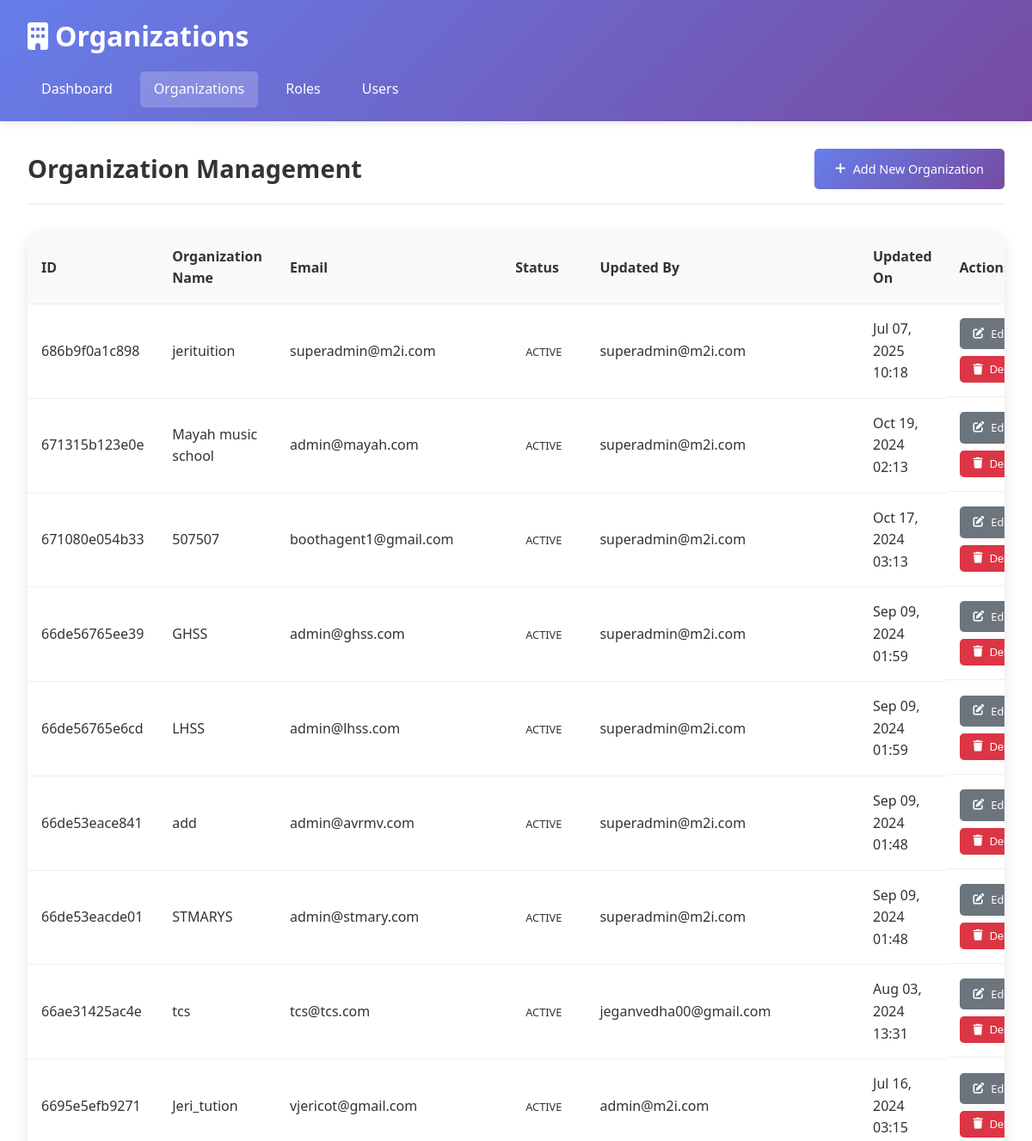
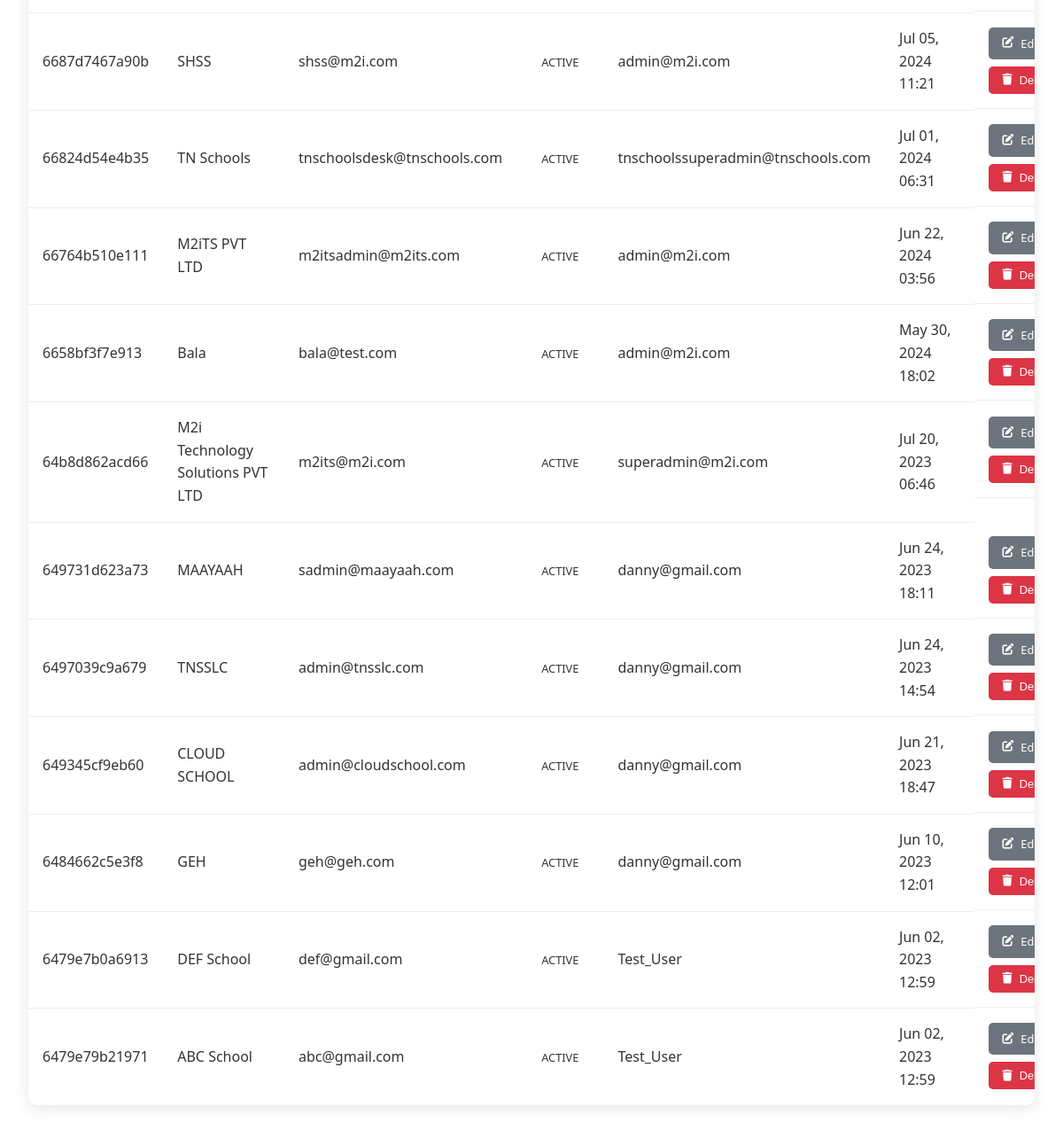
Page /pages/org_list.php on the committed database (2 pictures, top to bottom).
### tables this page shows
CREATE TABLE `org_info` (
  `pk_org_id` varchar(50) NOT NULL,
  `org_name` varchar(50) NOT NULL,
  `org_email` varchar(50) NOT NULL,
  `org_password` varchar(50) NOT NULL,
  `org_updated_by` varchar(50) NOT NULL,
  `org_updated_on` timestamp(6) NOT NULL DEFAULT CURRENT_TIMESTAMP(6),
  `org_status` varchar(50) NOT NULL DEFAULT 'A'
);

### models/OrgInfo.php (called while the page is built, shortened)
<?php
class OrgInfo {
    private $conn;
    private $table_name = "org_info";
    public function __construct($db) {
        $this->conn = $db;
    }
    public function read() {
        $query = "SELECT * FROM " . $this->table_name . " ORDER BY org_updated_on DESC";
        $stmt = $this->conn->prepare($query);
        $stmt->execute();
        return $stmt;
    }
}
?>

### pages/org_list.php (the view, shortened to what this page needs)
<?php
require_once '../models/OrgInfo.php';
$database = new Database();
$db = $database->getConnection();
$orgInfo = new OrgInfo($db);
$stmt = $orgInfo->read();
?>
<!DOCTYPE html>
<html lang="en">
<head>
    <link rel="stylesheet" href="../assets/css/style.css">
    <link href="https://cdnjs.cloudflare.com/ajax/libs/font-awesome/6.0.0/css/all.min.css" rel="stylesheet">
</head>
<body>
    <div class="container">
        <header class="header">
            <h1><i class="fas fa-building"></i> Organizations</h1>
            <nav class="nav">
                <a href="../index.php" class="nav-link">Dashboard</a>
                <a href="org_list.php" class="nav-link active">Organizations</a>
                <a href="role_list.php" class="nav-link">Roles</a>
                <a href="user_list.php" class="nav-link">Users</a>
            </nav>
        </header>
        <main class="main">
            <div class="page-header">
                <h2>Organization Management</h2>
                <a href="org_create.php" class="btn btn-primary">
                    <i class="fas fa-plus"></i> Add New Organization
                </a>
            </div>
            <div class="table-container">
                <table class="table">
                    <thead>
                        <tr>
                            <th>ID</th>
                            <th>Organization Name</th>
                            <th>Email</th>
                            <th>Status</th>
                            <th>Updated By</th>
                            <th>Updated On</th>
                            <th>Actions</th>
                        </tr>
                    </thead>
                    <tbody>
                        <?php while($row = $stmt->fetch(PDO::FETCH_ASSOC)): ?>
                        <tr>
                            <td><?php echo htmlspecialchars($row['pk_org_id']); ?></td>
                            <td><?php echo htmlspecialchars($row['org_name']); ?></td>
                            <td><?php echo htmlspecialchars($row['org_email']); ?></td>
                            <td>
                                <span class="status status-<?php echo strtolower($row['org_status']); ?>">
                                    <?php echo $row['org_status'] == 'A' ? 'Active' : 'Inactive'; ?>
                                </span>
                            </td>
                            <td><?php echo htmlspecialchars($row['org_updated_by']); ?></td>
                            <td><?php echo date('M d, Y H:i', strtotime($row['org_updated_on'])); ?></td>
                            <td class="actions">
                                <a href="org_edit.php?id=<?php echo $row['pk_org_id']; ?>" class="btn btn-sm btn-secondary">
                                    <i class="fas fa-edit"></i> Edit
                                </a>
                                <button onclick="confirmDelete('<?php echo $row['pk_org_id']; ?>', '<?php echo htmlspecialchars($row['org_name']); ?>')" class="btn btn-sm btn-danger">
                                    <i class="fas fa-trash"></i> Delete
                                </button>
                            </td>
                        </tr>
                        <?php endwhile; ?>
                    </tbody>
                </table>
            </div>
        </main>
    </div>
</body>
</html>

### assets/css/style.css (style rules this page uses)
* { margin: 0; padding: 0; box-sizing: border-box; }
body { font-family: 'Segoe UI', Tahoma, Geneva, Verdana, sans-serif; line-height: 1.6; color: #333; background-color: #f5f5f5; }
.container { max-width: 1200px; margin: 0 auto; background-color: #fff; min-height: 100vh; box-shadow: 0 0 20px rgba(0,0,0,0.1); }
.header { background: linear-gradient(135deg, #667eea 0%, #764ba2 100%); color: white; padding: 1rem 2rem; box-shadow: 0 2px 10px rgba(0,0,0,0.1); }
.header h1 { font-size: 2rem; margin-bottom: 1rem; display: flex; align-items: center; gap: 0.5rem; }
.nav { display: flex; gap: 1rem; }
.nav-link { color: white; text-decoration: none; padding: 0.5rem 1rem; border-radius: 5px; transition: background-color 0.3s; }
.nav-link:hover, .nav-link.active { background-color: rgba(255,255,255,0.2); }
.main { padding: 2rem; }
.page-header { display: flex; justify-content: space-between; align-items: center; margin-bottom: 2rem; padding-bottom: 1rem; border-bottom: 2px solid #eee; }
.page-header h2 { color: #333; font-size: 1.8rem; }
.btn { display: inline-flex; align-items: center; gap: 0.5rem; padding: 0.75rem 1.5rem; border: none; border-radius: 5px; text-decoration: none; font-size: 0.9rem; font-weight: 500; cursor: pointer; transition: all 0.3s; text-align: center; }
.btn-primary { background: linear-gradient(135deg, #667eea 0%, #764ba2 100%); color: white; }
.btn-secondary { background: #6c757d; color: white; }
.btn-danger { background: #dc3545; color: white; }
.btn-sm { padding: 0.5rem 1rem; font-size: 0.8rem; }
.table-container { background: white; border-radius: 10px; box-shadow: 0 4px 15px rgba(0,0,0,0.1); overflow: hidden; }
.table { width: 100%; border-collapse: collapse; }
.table th, .table td { padding: 1rem; text-align: left; border-bottom: 1px solid #eee; }
.table th { background: #f8f9fa; font-weight: 600; color: #333; }
.table tr:last-child td { border-bottom: none; }
.status { padding: 0.25rem 0.75rem; border-radius: 20px; font-size: 0.8rem; font-weight: 500; text-transform: uppercase; }
.actions { display: flex; gap: 0.5rem; flex-wrap: wrap; }

### rows in the picture
org_info: pk_org_id "686b9f0a1c898", org_name "jerituition", org_email "superadmin@m2i.com", org_status "ACTIVE", org_updated_by "superadmin@m2i.com", org_updated_on "Jul 07, 2025 10:18"
org_info: pk_org_id "671315b123e0e", org_name "Mayah music school", org_email "admin@mayah.com", org_status "ACTIVE", org_updated_by "superadmin@m2i.com", org_updated_on "Oct 19, 2024 02:13"
org_info: pk_org_id "671080e054b33", org_name "507507", org_email "boothagent1@gmail.com", org_status "ACTIVE", org_updated_by "superadmin@m2i.com", org_updated_on "Oct 17, 2024 03:13"
org_info: pk_org_id "66de56765ee39", org_name "GHSS", org_email "admin@ghss.com", org_status "ACTIVE", org_updated_by "superadmin@m2i.com", org_updated_on "Sep 09, 2024 01:59"
org_info: pk_org_id "66de56765e6cd", org_name "LHSS", org_email "admin@lhss.com", org_status "ACTIVE", org_updated_by "superadmin@m2i.com", org_updated_on "Sep 09, 2024 01:59"
org_info: pk_org_id "66de53eace841", org_name "add", org_email "admin@avrmv.com", org_status "ACTIVE", org_updated_by "superadmin@m2i.com", org_updated_on "Sep 09, 2024 01:48"
org_info: pk_org_id "66de53eacde01", org_name "STMARYS", org_email "admin@stmary.com", org_status "ACTIVE", org_updated_by "superadmin@m2i.com", org_updated_on "Sep 09, 2024 01:48"
org_info: pk_org_id "66ae31425ac4e", org_name "tcs", org_email "tcs@tcs.com", org_status "ACTIVE", org_updated_by "jeganvedha00@gmail.com", org_updated_on "Aug 03, 2024 13:31"
org_info: pk_org_id "6695e5efb9271", org_name "Jeri_tution", org_email "vjericot@gmail.com", org_status "ACTIVE", org_updated_by "admin@m2i.com", org_updated_on "Jul 16, 2024 03:15"
org_info: pk_org_id "6687d7467a90b", org_name "SHSS", org_email "shss@m2i.com", org_status "ACTIVE", org_updated_by "admin@m2i.com", org_updated_on "Jul 05, 2024 11:21"
org_info: pk_org_id "66824d54e4b35", org_name "TN Schools", org_email "tnschoolsdesk@tnschools.com", org_status "ACTIVE", org_updated_by "tnschoolssuperadmin@tnschools.com", org_updated_on "Jul 01, 2024 06:31"
org_info: pk_org_id "66764b510e111", org_name "M2iTS PVT LTD", org_email "m2itsadmin@m2its.com", org_status "ACTIVE", org_updated_by "admin@m2i.com", org_updated_on "Jun 22, 2024 03:56"
org_info: pk_org_id "6658bf3f7e913", org_name "Bala", org_email "bala@test.com", org_status "ACTIVE", org_updated_by "admin@m2i.com", org_updated_on "May 30, 2024 18:02"
org_info: pk_org_id "64b8d862acd66", org_name "M2i Technology Solutions PVT LTD", org_email "m2its@m2i.com", org_status "ACTIVE", org_updated_by "superadmin@m2i.com", org_updated_on "Jul 20, 2023 06:46"
org_info: pk_org_id "649731d623a73", org_name "MAAYAAH", org_email "sadmin@maayaah.com", org_status "ACTIVE", org_updated_by "danny@gmail.com", org_updated_on "Jun 24, 2023 18:11"
org_info: pk_org_id "6497039c9a679", org_name "TNSSLC", org_email "admin@tnsslc.com", org_status "ACTIVE", org_updated_by "danny@gmail.com", org_updated_on "Jun 24, 2023 14:54"
org_info: pk_org_id "649345cf9eb60", org_name "CLOUD SCHOOL", org_email "admin@cloudschool.com", org_status "ACTIVE", org_updated_by "danny@gmail.com", org_updated_on "Jun 21, 2023 18:47"
org_info: pk_org_id "6484662c5e3f8", org_name "GEH", org_email "geh@geh.com", org_status "ACTIVE", org_updated_by "danny@gmail.com", org_updated_on "Jun 10, 2023 12:01"
org_info: pk_org_id "6479e7b0a6913", org_name "DEF School", org_email "def@gmail.com", org_status "ACTIVE", org_updated_by "Test_User", org_updated_on "Jun 02, 2023 12:59"
org_info: pk_org_id "6479e79b21971", org_name "ABC School", org_email "abc@gmail.com", org_status "ACTIVE", org_updated_by "Test_User", org_updated_on "Jun 02, 2023 12:59"
